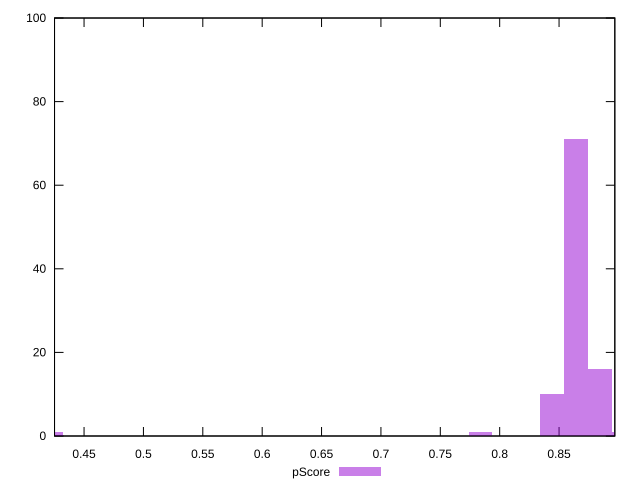

Generate this figure with gnuplot:
reset

$pScore <<EOF
0.422078422255509 1
0.8642558169993756 71
0.844156844511018 10
0.7838599270459453 1
0.8843547894877332 16
0.9044537619760907 1
EOF

set key outside below
set boxwidth 0.020098972488357573
set xrange [0.4251405090920818:0.8969614961181573]
set yrange [0:100]
set trange [0:100]
set style fill transparent solid 0.5 noborder
set terminal svg size 640, 490 enhanced background rgb 'white'
set output "report_00009_2021-02-08T22-37-41.559Z/first-contentful-paint/samples/pages+cached/pScore/histogram.svg"

plot $pScore title "pScore" with boxes

reset
